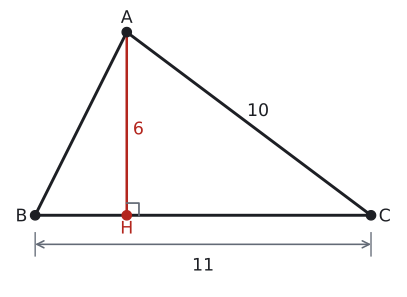

Reproduce this figure in Python.
import sys; sys.path.insert(0, "tools")
from cizim import *

# Alıştırma 1: |BC| = 11, |AH| = 6, |AC| = 10 (|BH| = 3, |HC| = 8).
P = lambda x, y: np.array([float(x), float(y)])
uz = lambda X, Y: float(np.linalg.norm(X - Y))
def dik(K, X, Y, r):
    """K köşesinde KX ile KY arasındaki dik açı işareti (r: kenar boyu)."""
    a_ = (X - K) / uz(X, K) * r; b_ = (Y - K) / uz(Y, K) * r
    ax.plot(*zip(K + a_, K + a_ + b_, K + b_), color=SOLUK, lw=1.3)
def kenar(X, Y, metin, G, d, renk=YAZI, fs=13):
    """[XY] kenarının ortasına, G'den uzak yana d kadar açıkta etiket."""
    M = (X + Y) / 2; t = (Y - X) / uz(X, Y); n = np.array([-t[1], t[0]])
    if np.dot(n, M - G) < 0: n = -n
    ax.text(*(M + d * n), metin, ha="center", va="center", color=renk, fontsize=fs)
def olcu(X, Y, metin, kay, renk=SOLUK, fs=13):
    """X ile Y arasında, kay vektörü kadar kaydırılmış oklu ölçü çizgisi; yazı çizginin dışında."""
    kay = np.array(kay, dtype=float); X2, Y2 = X + kay, Y + kay
    ax.annotate("", xy=Y2, xytext=X2, arrowprops=dict(arrowstyle="<->", color=renk, lw=1.2, shrinkA=0, shrinkB=0))
    for Z in (X, Y): ax.plot(*zip(Z + kay * 0.6, Z + kay * 1.4), color=renk, lw=1)
    M = (X2 + Y2) / 2 + 0.75 * kay
    ax.text(*M, metin, ha="center", va="center", color=YAZI, fontsize=fs)
def harf(X, ad, dx, dy, renk=YAZI):
    nokta(ax, *X, "", renk=renk)
    ax.text(X[0] + dx, X[1] + dy, ad, ha="center", va="center", color=renk, fontsize=13)

B, C, A, H = P(0, 0), P(11, 0), P(3, 6), P(3, 0)
print("AC", uz(A, C), "AB", round(uz(A, B), 4))
G = (A + B + C) / 3
fig, ax = sekil(6, 3.8)
ax.set_aspect("equal"); ax.axis("off")
ax.plot(*zip(B, C, A, B), color=YAZI)
ax.plot(*zip(A, H), color=KIRMIZI, lw=1.9)
dik(H, A, C, 0.4)
harf(A, "A", 0, 0.45); harf(B, "B", -0.45, -0.05); harf(C, "C", 0.45, -0.05); harf(H, "H", 0, -0.45, KIRMIZI)
ax.text(3.2, 2.8, "6", ha="left", va="center", color=KIRMIZI, fontsize=13)
kenar(A, C, "10", G, 0.5)
olcu(B, C, "11", (0, -0.95))
ax.set_xlim(-0.9, 11.9); ax.set_ylim(-2.4, 6.8)
kaydet(fig, __file__)
